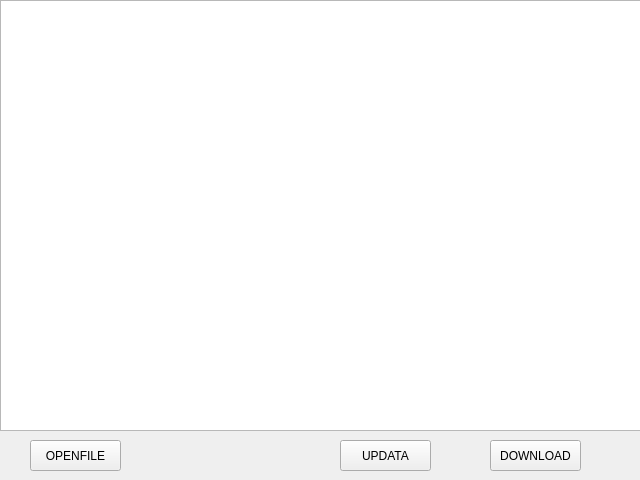
<?xml version="1.0" encoding="UTF-8"?>
<ui version="4.0">
 <class>exdata</class>
 <widget class="QWidget" name="exdata">
  <property name="geometry">
   <rect>
    <x>0</x>
    <y>0</y>
    <width>640</width>
    <height>480</height>
   </rect>
  </property>
  <property name="windowTitle">
   <string>Form</string>
  </property>
  <widget class="QPushButton" name="pushButton">
   <property name="geometry">
    <rect>
     <x>340</x>
     <y>440</y>
     <width>91</width>
     <height>31</height>
    </rect>
   </property>
   <property name="text">
    <string>UPDATA</string>
   </property>
  </widget>
  <widget class="QPushButton" name="pushButton_2">
   <property name="geometry">
    <rect>
     <x>490</x>
     <y>440</y>
     <width>91</width>
     <height>31</height>
    </rect>
   </property>
   <property name="text">
    <string>DOWNLOAD</string>
   </property>
  </widget>
  <widget class="QPushButton" name="openfile">
   <property name="geometry">
    <rect>
     <x>30</x>
     <y>440</y>
     <width>91</width>
     <height>31</height>
    </rect>
   </property>
   <property name="text">
    <string>OPENFILE</string>
   </property>
  </widget>
  <widget class="QTableView" name="tableView">
   <property name="geometry">
    <rect>
     <x>0</x>
     <y>0</y>
     <width>651</width>
     <height>431</height>
    </rect>
   </property>
  </widget>
 </widget>
 <resources/>
 <connections/>
</ui>
